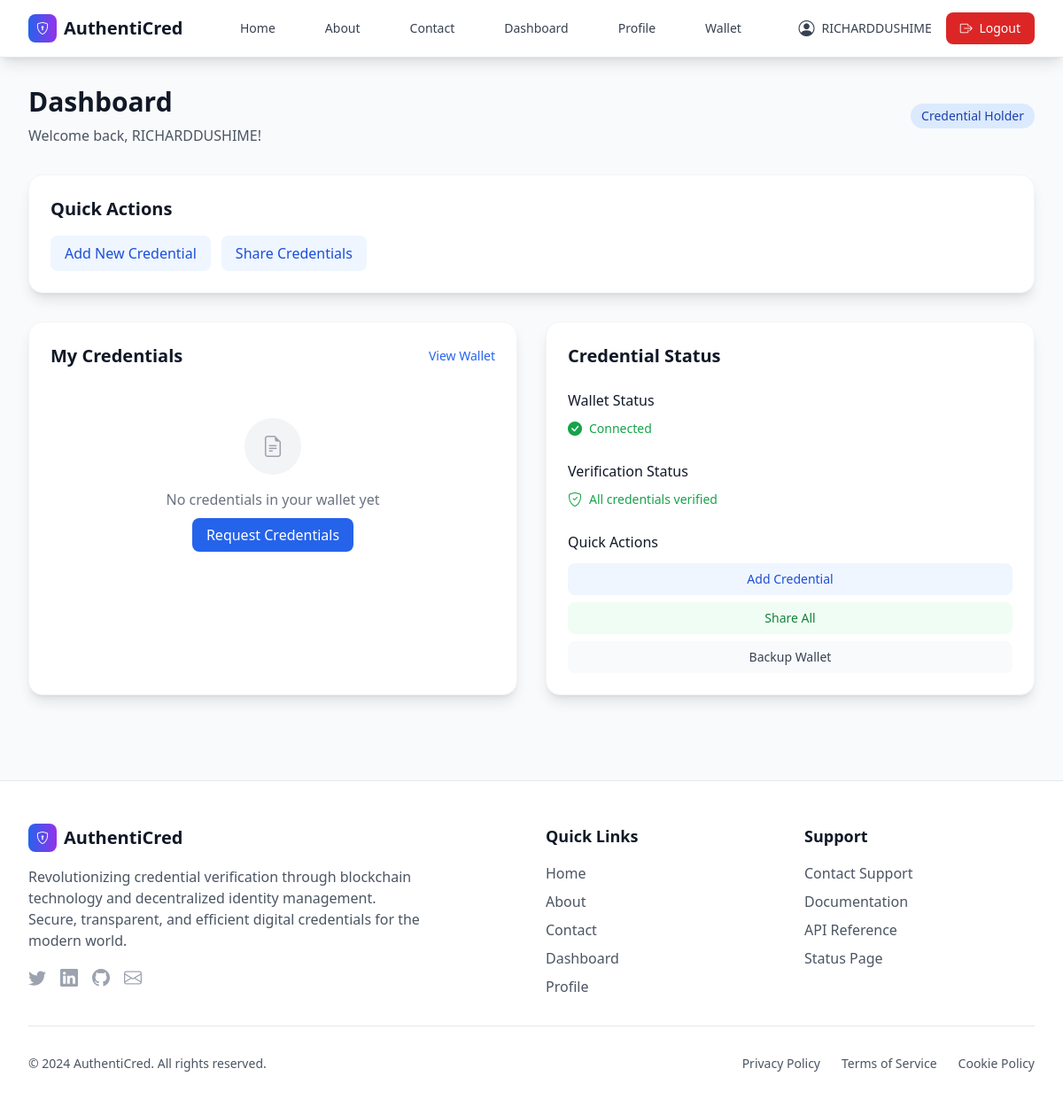
/dashboard/ (signed in), run on an earlier commit of the app's database.
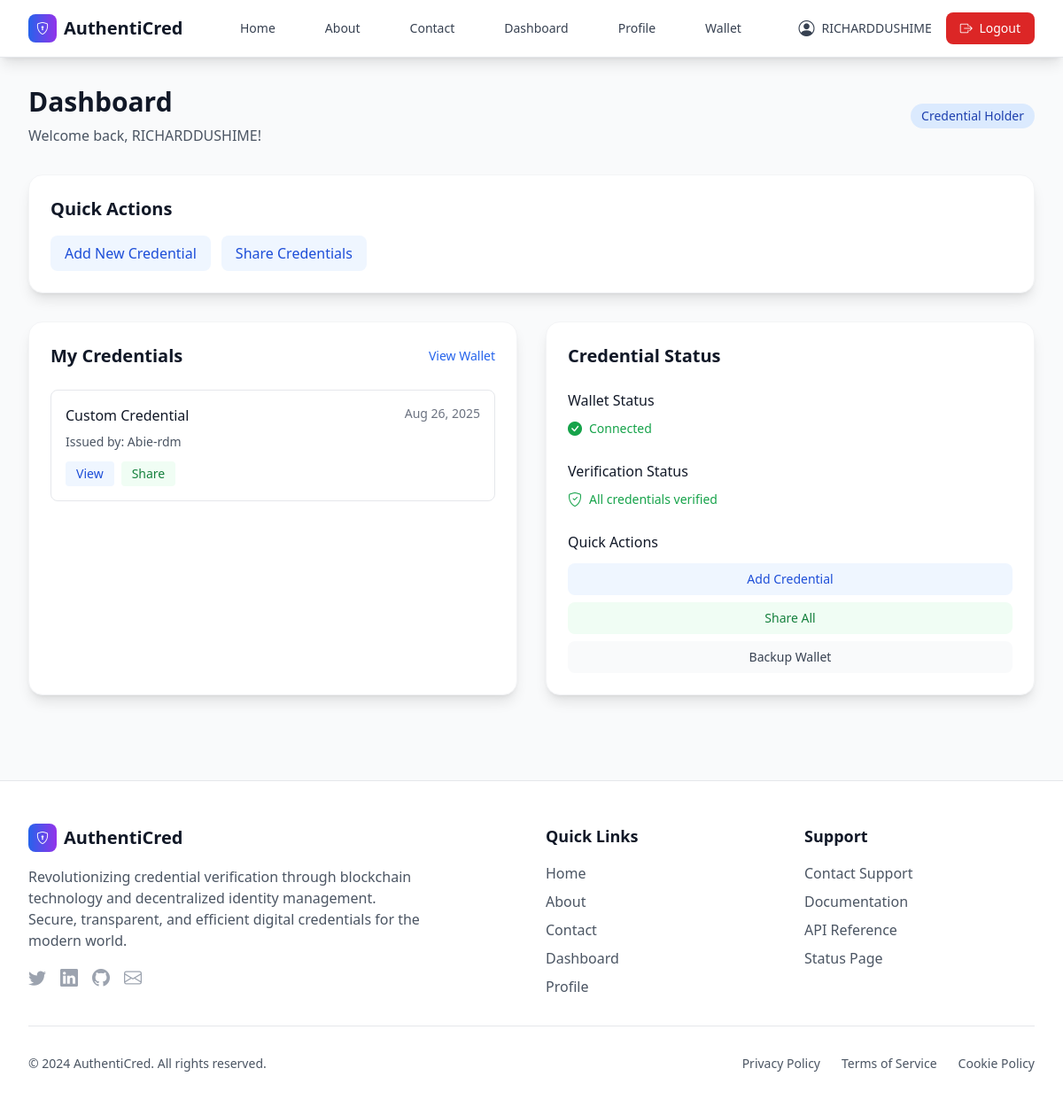
And on a later commit of the database.
### credentials/models.py (models this page shows, shortened)
class Credential(models.Model):
    STATUS_CHOICES = (
        ('DRAFT', 'Draft'),
        ('ISSUED', 'Issued'),
        ('REVOKED', 'Revoked'),
        ('EXPIRED', 'Expired'),
    )
    id = models.UUIDField(primary_key=True, default=uuid.uuid4, editable=False)
    vc_json = models.JSONField()
    issuer = models.ForeignKey('users.User', on_delete=models.CASCADE, related_name='issued_credentials')
    holder = models.ForeignKey('users.User', on_delete=models.CASCADE, related_name='credentials')
    schema = models.ForeignKey(CredentialSchema, on_delete=models.SET_NULL, null=True, blank=True)
    title = models.CharField(max_length=255)
    description = models.TextField(blank=True, null=True)
    credential_type = models.CharField(max_length=100)
    status = models.CharField(max_length=20, choices=STATUS_CHOICES, default='DRAFT')
    created_at = models.DateTimeField(default=timezone.now)
    issued_at = models.DateTimeField(null=True, blank=True)
    expiration_date = models.DateField(null=True, blank=True)
    revocation_reason = models.TextField(blank=True, null=True)

### users/models.py (models this page shows, shortened)
class User(AbstractUser):
    id = models.UUIDField(primary_key=True, default=uuid.uuid4, editable=False)
    user_type = models.CharField(max_length=20, choices=USER_TYPE_CHOICES)
    did = models.CharField(max_length=255, unique=True, null=True, blank=True)
    public_key = models.TextField(null=True, blank=True)
    created_at = models.DateTimeField(default=timezone.now)
    updated_at = models.DateTimeField(auto_now=True)
    groups = models.ManyToManyField(
        Group,
        verbose_name='groups',
        blank=True,
        help_text='The groups this user belongs to.',
        related_name="custom_user_set",
        related_query_name="user",
    )
    user_permissions = models.ManyToManyField(
        Permission,
        verbose_name='user permissions',
        blank=True,
        help_text='Specific permissions for this user.',
        related_name="custom_user_set",
        related_query_name="user",
    )
    def is_issuer(self):
        return self.user_type == 'INSTITUTION'
    def get_trust_status(self):
        if self.user_type == 'INSTITUTION':
            try:
                profile = self.institution_profile
                return profile.is_trusted
            except InstitutionProfile.DoesNotExist:
                pass
        return False
    def is_holder(self):
        return self.user_type == 'STUDENT'
    def is_verifier(self):
        return self.user_type == 'EMPLOYER'

### users/views.py (the view)
# urls.py: path('dashboard/', views.dashboard_view, name='dashboard'),
@login_required
def dashboard_view(request):
    user = request.user
    context = {'user': user}
    context['is_trusted'] = user.get_trust_status()
    if user.is_issuer():
        context['issued_credentials'] = user.issued_credentials.all()[:5]
        context['pending_actions'] = [
            {'title': 'Issue New Credential', 'url': reverse('issue_credential')},
        ]
    elif user.is_holder():
        context['my_credentials'] = user.credentials.all()[:5]
        context['pending_actions'] = [
            {'title': 'Add New Credential', 'url': '#'},
            {'title': 'Share Credentials', 'url': '#'},
        ]
    elif user.is_verifier():
        context['recent_verifications'] = []
        context['pending_actions'] = [
            {'title': 'Verify Credentials', 'url': reverse('verify_credential')},
        ]
    return render(request, 'users/dashboard.html', context)

### users/templates/users/dashboard.html (shortened to what the changed rows need)
{% extends 'users/base.html' %}
{% block content %}
<div class="max-w-7xl mx-auto">
    <div class="flex flex-col sm:flex-row justify-between items-start sm:items-center mb-8">
        <div>
            <h1 class="text-3xl font-bold text-gray-900 mb-2">Dashboard</h1>
        </div>
    </div>
    {% if pending_actions %}
    <div class="bg-white rounded-2xl shadow-lg p-6 mb-8 border border-gray-100">
        <h2 class="text-xl font-semibold text-gray-900 mb-4">Quick Actions</h2>
        <div class="flex flex-wrap gap-3">
            {% for action in pending_actions %}
            <a href="{{ action.url }}" class="bg-blue-50 hover:bg-blue-100 text-blue-700 px-4 py-2 rounded-lg font-medium transition-colors duration-200">
                {{ action.title }}
            </a>
            {% endfor %}
        </div>
    </div>
    {% endif %}
    <div class="grid lg:grid-cols-2 gap-8">
        {% if user.is_holder %}
        <div class="bg-white rounded-2xl shadow-lg p-6 border border-gray-100 card-hover">
            <div class="flex items-center justify-between mb-6">
                <h2 class="text-xl font-semibold text-gray-900">My Credentials</h2>
            </div>
            {% if my_credentials %}
            <div class="space-y-4">
                {% for cred in my_credentials %}
                <div class="border border-gray-200 rounded-lg p-4 hover:bg-gray-50 transition-colors">
                    <div class="flex justify-between items-start mb-2">
                        <h3 class="font-medium text-gray-900">{{ cred.credential_type }}</h3>
                        <span class="text-sm text-gray-500">{{ cred.issued_at|date:"M d, Y" }}</span>
                    </div>
                    <p class="text-sm text-gray-600 mb-3">Issued by: {{ cred.issuer.username }}</p>
                    <div class="flex gap-2">
                        <a href="{% url 'credential_detail' cred.id %}" class="bg-blue-50 hover:bg-blue-100 text-blue-700 px-3 py-1 rounded text-sm font-medium transition-colors">
                            View
                        </a>
                        <a href="{% url 'share_credential' cred.id %}" class="bg-green-50 hover:bg-green-100 text-green-700 px-3 py-1 rounded text-sm font-medium transition-colors">
                            Share
                        </a>
                    </div>
                </div>
                {% endfor %}
            </div>
            {% else %}
            <div class="text-center py-8">
                <div class="w-16 h-16 bg-gray-100 rounded-full flex items-center justify-center mx-auto mb-4">
                    <i class="bi bi-file-earmark-text text-gray-400 text-2xl"></i>
                </div>
                <p class="text-gray-500 mb-4">No credentials in your wallet yet</p>
                <a href="#" class="bg-blue-600 hover:bg-blue-700 text-white px-4 py-2 rounded-lg font-medium transition-colors">
                    Request Credentials
                </a>
            </div>
            {% endif %}
        </div>
        <div class="bg-white rounded-2xl shadow-lg p-6 border border-gray-100 card-hover">
            <h2 class="text-xl font-semibold text-gray-900 mb-6">Credential Status</h2>
        </div>
        {% endif %}
    </div>
</div>
{% endblock %}

What changed in the data, as far as the page shows it:
added Credential: credential_type "Custom Credential", issued_at "Aug 26, 2025", issuer.username "Abie-rdm"
Also different on the page:
text no longer shown: "No credentials in your wallet yet Request Credentials"
